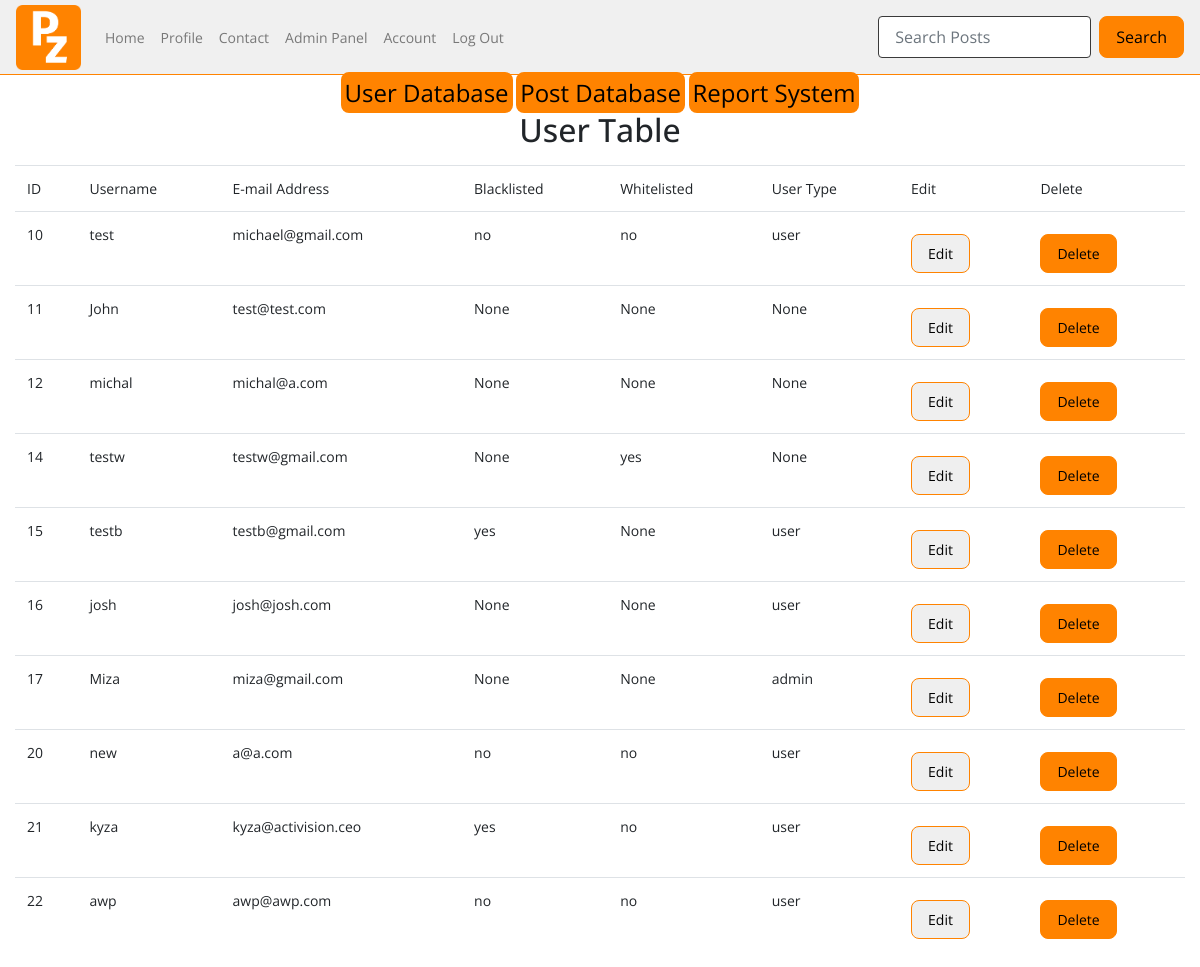
/admin/user (signed in), run on the app's committed database.
### tables this page shows
CREATE TABLE users (
    ID INTEGER PRIMARY KEY AUTOINCREMENT,
    username TEXT NOT NULL,
    password TEXT NOT NULL,
    email TEXT NOT NULL UNIQUE
, user_type VARCHAR, whitelisted text, blacklisted text);

### app.py (the view)
@app.route("/admin/user")
def admin_user():
    user=query_db('SELECT * FROM users WHERE username = ?', [session['username']], True)
    if not user['user_type'] == "admin":
        return redirect(url_for('home'))
    user_table=query_db('SELECT * FROM users')
    return render_template("user_database.html", user_table = user_table, user = user)

### app.py (called while the page is built)
def query_db(query, args=(), one=False):
    con = g._database = sqlite3.connect(DATABASE)
    con.row_factory = sqlite3.Row
    cur = con.execute(query, args)
    rv = cur.fetchall()
    cur.close()
    return (rv[0] if rv else None) if one else rv

### templates/user_database.html (shortened to what this page needs)
{% include "admin.html" %}
<center><h2>User Table</h2></center>
<div class="container-fluid col database">
    <table class="table">
        <tr>
            <td>ID</td>
            <td>Username</td>
            <td>E-mail Address</td>
            <td>Blacklisted</td>
            <td>Whitelisted</td>
            <td>User Type</td>
            <td>Edit</td>
            <td>Delete</td>
        </tr>
        <tr>
            {% for user in user_table %}
            <td>{{user.ID}}</td>
            <td>{{user.username}}</td>
            <td>{{user.email}}</td>
            <td>{{user.blacklisted}}</td>
            <td>{{user.whitelisted}}</td>
            <td>{{user.user_type}}</td>
            <td><button type="button" data-toggle="modal" data-target="#editModal{{user.id}}">Edit</button></td>
            <td><form action="{{ url_for('delete_user') }}" method="POST">
            <button type="submit">Delete</button>
            </form></tr>
  {% endfor %}
  </table>
</div>

### static/css/style.css (style rules this page uses)
body { font-family: 'Open Sans', sans-serif; font-weight: 400px; font-size: 14px; }
.table { margin-left: auto; margin-right: auto; }
button[type=submit] { background-color: #ff8300; border: 1px solid #ff8300; width: auto; height: auto; padding: 8px 16px; border-radius: 8px; margin-top: 10px; color: black; }
button[type=button] { border: 1px solid #ff8300; width: auto; height: auto; padding: 8px 16px; border-radius: 8px; margin-top: 10px; color: black; }
.database { padding-top: 8px; }

### data on the page
users: ID "10", username "test", email "michael@gmail.com", blacklisted "no", whitelisted "no", user_type "user"
users: ID "11", username "John", email "test@test.com", blacklisted "None", whitelisted "None", user_type "None"
users: ID "12", username "michal", email "michal@a.com", blacklisted "None", whitelisted "None", user_type "None"
users: ID "14", username "testw", email "testw@gmail.com", blacklisted "None", whitelisted "yes", user_type "None"
users: ID "15", username "testb", email "testb@gmail.com", blacklisted "yes", whitelisted "None", user_type "user"
users: ID "16", username "josh", email "josh@josh.com", blacklisted "None", whitelisted "None", user_type "user"
users: ID "17", username "Miza", email "miza@gmail.com", blacklisted "None", whitelisted "None", user_type "admin"
users: ID "20", username "new", email "a@a.com", blacklisted "no", whitelisted "no", user_type "user"
users: ID "21", username "kyza", email "kyza@activision.ceo", blacklisted "yes", whitelisted "no", user_type "user"
users: ID "22", username "awp", email "awp@awp.com", blacklisted "no", whitelisted "no", user_type "user"
